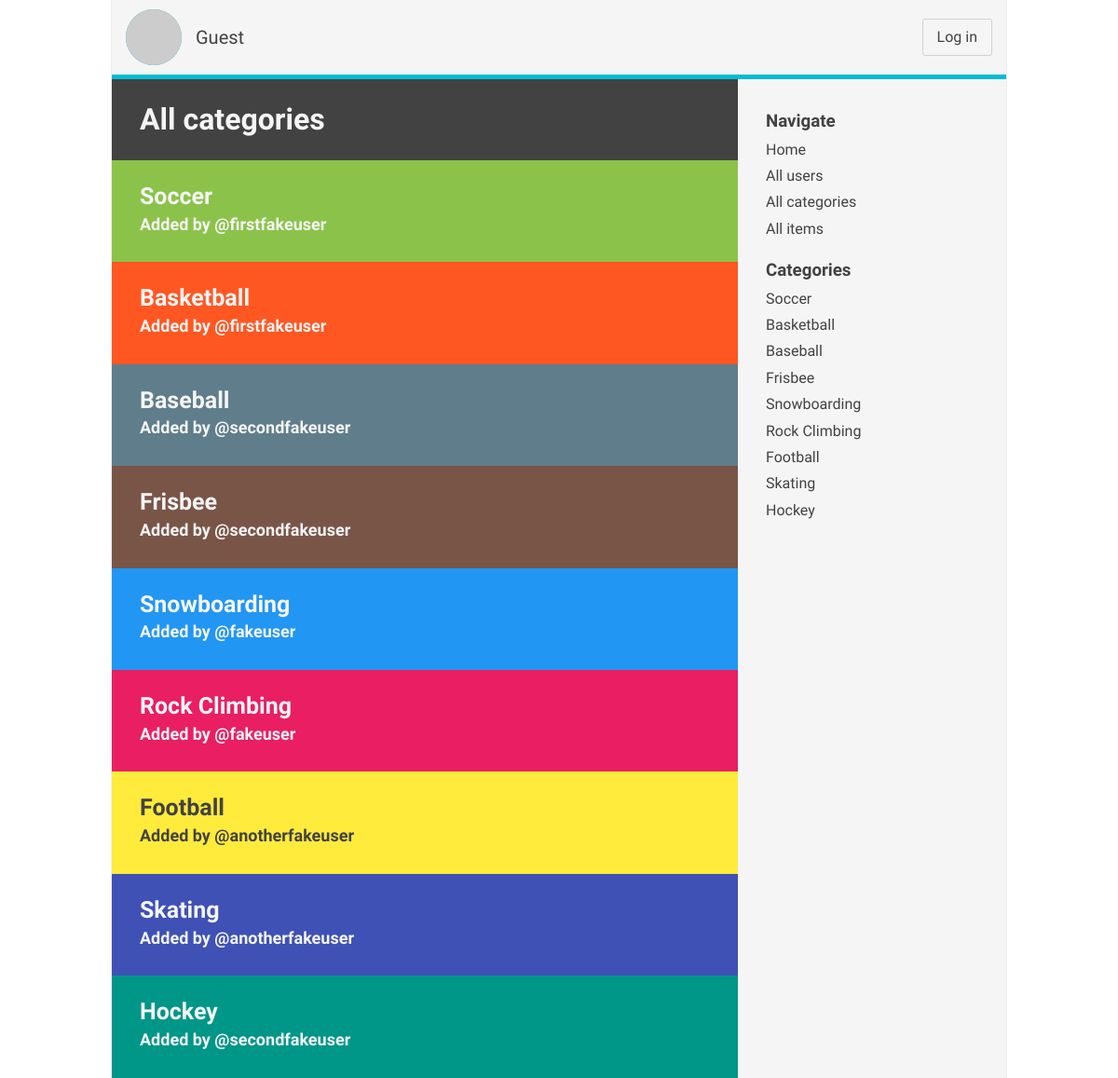
The page /categories on the database its author committed.
### dbsetup.py (models this page shows, shortened)
class Category(Base):
    __tablename__ = "category"
    id = Column(Integer, primary_key=True)
    user_id = Column(Integer, ForeignKey("user.id"))
    name = Column(String(64), index=True, nullable=False)
    colors_id = Column(Integer, ForeignKey("colors.id"))
    user = relationship(User)
    colors = relationship(Colors)

class User(Base):
    __tablename__ = "user"
    id = Column(Integer, primary_key=True)
    username = Column(String(32), index=True, nullable=False)
    name = Column(String(64), nullable=False)
    email = Column(String, nullable=False)
    image = Column(String)

### server.py (the view)
@item_catalog_app.route("/categories")
def categories():
    return render_template(
        "categories_index.html", categories=act.all_categories()
    )

### dbactions.py (called while the page is built)
@s.fetch
def user(session, pointer):
    try:
        user = session.query(User).filter_by(username=pointer).one()
        return user
    except:
        try:
            pointer = int(pointer)
            user = session.query(User).filter_by(id=pointer).one()
            return user
        except:
            return None

@s.fetch
def all_categories(session):
    return (
        session.query(Category)
        .options(joinedload(Category.colors), joinedload(Category.user))
        .all()
    )

### dbsession.py (called while the page is built)
    def fetch(self, callback):
        def wrapper(**kwargs):
            engine = create_engine(self.url)
            self.base.metadata.bind = engine
            s = sessionmaker(bind=engine)
            session = s()
            data = callback(session, **kwargs)
            session.close()
            try:
                return data
            except BaseException:
                return None
        return wrapper

### server.py (called while the page is built)
@item_catalog_app.before_request
def global_variables():
    item_catalog_app.jinja_env.globals["ALL_CATEGORIES"] = act.all_categories()
    __logged_in_user__ = act.user(
        pointer=str(login_session.get("user_id"))
    )
    item_catalog_app.jinja_env.globals["USER"] = __logged_in_user__
    g.USER = __logged_in_user__
    try:
        print __logged_in_user__.__dict__
    except:
        pass

### templates/categories_index.html (shortened to what this page needs)
<!DOCTYPE html>
<html lang="en">
<head>
    {% include "static/head_config.html" %}
</head>
<body>
    <div class="container">
        {% include "static/header.html" %}
        <div class="content">
            <section class="previewer">
                <div class="previewer_header">
                    <h1>All categories</h1>
                </div>
                <div class="previewer_body">
                {% if categories %}
                    {% for category in categories %}
                        <div class="preview_card user_card category_card" style="--backgound-color: #{{ category.colors.colors.split(",")[0] }};--foreground-color: #{{ category.colors.colors.split(",")[1] }};">
                            <div class="card_info">
                                <div>
                                    <div class="card_info_heading">
                                        <h3>
                                            <a href="{{ url_for('category', category_id=category.id) }}" class="a_ul">{{ category.name }}</a>
                                        </h3>
                                        <h5>Added by <span class="username a_ul"><a href="{{ url_for('profileNested', pointer=category.user.username) }}">{{ category.user.username }}</a></span></h5>
                                    </div>
                                </div>
                            </div>
                        </div>
                    {% endfor %}
                {% else %}
                    <div class="empty_content">
                        <h3>No thing</h3>
                    </div>
                {% endif %}
                </div>
            </section>
            {% include "static/navigation.html" %}
        </div>
    </div>
</body>
</html>

### templates/static/navigation.html (shortened to what this page needs)
<section class="site_navigation">
    <nav>
        <div>
            <h3>Navigate</h3>
            <ul>
                <li>
                    <a href="{{ url_for('home') }}" class="a_ul">Home</a>
                </li>
                <li>
                    <a href="{{ url_for('profiles') }}" class="a_ul">All users</a>
                </li>
                <li>
                    <a href="{{ url_for('categories') }}" class="a_ul">All categories</a>
                </li>
                <li>
                    <a href="{{ url_for('items') }}" class="a_ul">All items</a>
                </li>
            </ul>
        </div>
        {% if ALL_CATEGORIES %}
            <div>
                <h3>Categories</h3>
                <ul>
                    {% for category in ALL_CATEGORIES %}
                        <li>
                            <a href="{{ url_for('category', category_id=category.id) }}" class="a_ul">{{ category.name }}</a>
                        </li>
                    {% endfor %}
                </ul>
            </div>
        {% endif %}
    </nav>
</section>

### rows shown on the page
Category: name "Soccer", user.username "firstfakeuser"
Category: name "Basketball", user.username "firstfakeuser"
Category: name "Baseball", user.username "secondfakeuser"
Category: name "Frisbee", user.username "secondfakeuser"
Category: name "Snowboarding", user.username "fakeuser"
Category: name "Rock Climbing", user.username "fakeuser"
Category: name "Football", user.username "anotherfakeuser"
Category: name "Skating", user.username "anotherfakeuser"
Category: name "Hockey", user.username "secondfakeuser"
